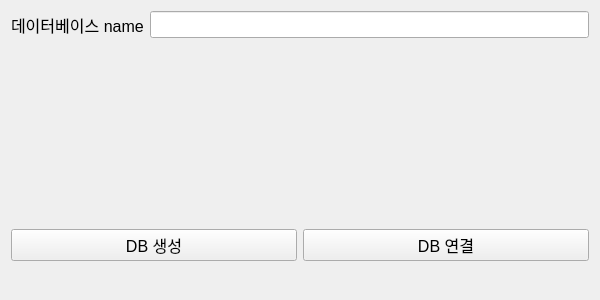
<?xml version="1.0" encoding="UTF-8"?>
<ui version="4.0">
 <class>Form</class>
 <widget class="QWidget" name="Form">
  <property name="geometry">
   <rect>
    <x>0</x>
    <y>0</y>
    <width>600</width>
    <height>300</height>
   </rect>
  </property>
  <property name="windowTitle">
   <string>Form</string>
  </property>
  <layout class="QVBoxLayout" name="verticalLayout">
   <item>
    <layout class="QHBoxLayout" name="horizontalLayout">
     <item>
      <widget class="QLabel" name="label">
       <property name="font">
        <font>
         <pointsize>12</pointsize>
        </font>
       </property>
       <property name="text">
        <string>데이터베이스 name</string>
       </property>
      </widget>
     </item>
     <item>
      <widget class="QLineEdit" name="lineEdit">
       <property name="font">
        <font>
         <pointsize>12</pointsize>
        </font>
       </property>
      </widget>
     </item>
    </layout>
   </item>
   <item>
    <spacer name="verticalSpacer">
     <property name="orientation">
      <enum>Qt::Vertical</enum>
     </property>
     <property name="sizeHint" stdset="0">
      <size>
       <width>20</width>
       <height>40</height>
      </size>
     </property>
    </spacer>
   </item>
   <item>
    <layout class="QHBoxLayout" name="horizontalLayout_2">
     <item>
      <widget class="QPushButton" name="pushButton_createdb">
       <property name="font">
        <font>
         <pointsize>12</pointsize>
        </font>
       </property>
       <property name="text">
        <string>DB 생성</string>
       </property>
      </widget>
     </item>
     <item>
      <widget class="QPushButton" name="pushButton_dbcon">
       <property name="font">
        <font>
         <pointsize>12</pointsize>
        </font>
       </property>
       <property name="text">
        <string>DB 연결</string>
       </property>
      </widget>
     </item>
    </layout>
   </item>
   <item>
    <widget class="QLabel" name="label_result">
     <property name="font">
      <font>
       <pointsize>14</pointsize>
       <bold>true</bold>
      </font>
     </property>
     <property name="text">
      <string/>
     </property>
    </widget>
   </item>
  </layout>
 </widget>
 <resources/>
 <connections/>
</ui>
